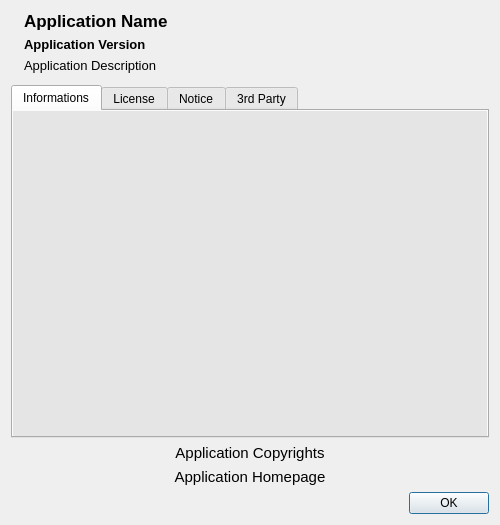
<?xml version="1.0" encoding="UTF-8"?>
<ui version="4.0">
 <class>UIAbout</class>
 <widget class="QDialog" name="UIAbout">
  <property name="geometry">
   <rect>
    <x>0</x>
    <y>0</y>
    <width>500</width>
    <height>525</height>
   </rect>
  </property>
  <property name="minimumSize">
   <size>
    <width>500</width>
    <height>525</height>
   </size>
  </property>
  <property name="maximumSize">
   <size>
    <width>500</width>
    <height>525</height>
   </size>
  </property>
  <property name="windowTitle">
   <string>About...</string>
  </property>
  <layout class="QVBoxLayout" name="verticalLayout_5">
   <item>
    <layout class="QGridLayout" name="gridLayout">
     <item row="0" column="0" rowspan="3">
      <layout class="QVBoxLayout" name="verticalLayout_4">
       <property name="spacing">
        <number>0</number>
       </property>
       <item>
        <widget class="QLabel" name="lIcon">
         <property name="sizePolicy">
          <sizepolicy hsizetype="Maximum" vsizetype="Maximum">
           <horstretch>0</horstretch>
           <verstretch>0</verstretch>
          </sizepolicy>
         </property>
         <property name="maximumSize">
          <size>
           <width>64</width>
           <height>64</height>
          </size>
         </property>
         <property name="pixmap">
          <pixmap resource="../resources/resources.qrc">:/icons/qwbfsmanager.png</pixmap>
         </property>
         <property name="scaledContents">
          <bool>true</bool>
         </property>
        </widget>
       </item>
       <item>
        <spacer name="verticalSpacer">
         <property name="orientation">
          <enum>Qt::Vertical</enum>
         </property>
         <property name="sizeHint" stdset="0">
          <size>
           <width>0</width>
           <height>0</height>
          </size>
         </property>
        </spacer>
       </item>
      </layout>
     </item>
     <item row="0" column="1">
      <widget class="QLabel" name="lName">
       <property name="sizePolicy">
        <sizepolicy hsizetype="Expanding" vsizetype="Maximum">
         <horstretch>0</horstretch>
         <verstretch>0</verstretch>
        </sizepolicy>
       </property>
       <property name="font">
        <font>
         <pointsize>13</pointsize>
         <weight>75</weight>
         <bold>true</bold>
        </font>
       </property>
       <property name="text">
        <string notr="true">Application Name</string>
       </property>
      </widget>
     </item>
     <item row="1" column="1">
      <widget class="QLabel" name="lVersion">
       <property name="sizePolicy">
        <sizepolicy hsizetype="Expanding" vsizetype="Maximum">
         <horstretch>0</horstretch>
         <verstretch>0</verstretch>
        </sizepolicy>
       </property>
       <property name="font">
        <font>
         <pointsize>10</pointsize>
         <weight>75</weight>
         <bold>true</bold>
        </font>
       </property>
       <property name="text">
        <string notr="true">Application Version</string>
       </property>
      </widget>
     </item>
     <item row="2" column="1">
      <widget class="QLabel" name="lDescription">
       <property name="sizePolicy">
        <sizepolicy hsizetype="Expanding" vsizetype="Expanding">
         <horstretch>0</horstretch>
         <verstretch>0</verstretch>
        </sizepolicy>
       </property>
       <property name="font">
        <font>
         <pointsize>10</pointsize>
        </font>
       </property>
       <property name="text">
        <string notr="true">Application Description</string>
       </property>
       <property name="alignment">
        <set>Qt::AlignLeading|Qt::AlignLeft|Qt::AlignTop</set>
       </property>
       <property name="wordWrap">
        <bool>true</bool>
       </property>
      </widget>
     </item>
    </layout>
   </item>
   <item>
    <spacer name="verticalSpacer_2">
     <property name="orientation">
      <enum>Qt::Vertical</enum>
     </property>
     <property name="sizeType">
      <enum>QSizePolicy::Fixed</enum>
     </property>
     <property name="sizeHint" stdset="0">
      <size>
       <width>3</width>
       <height>6</height>
      </size>
     </property>
    </spacer>
   </item>
   <item>
    <widget class="QTabWidget" name="twPages">
     <property name="sizePolicy">
      <sizepolicy hsizetype="Expanding" vsizetype="Expanding">
       <horstretch>0</horstretch>
       <verstretch>1</verstretch>
      </sizepolicy>
     </property>
     <property name="currentIndex">
      <number>0</number>
     </property>
     <widget class="QWidget" name="wSplashScreen">
      <property name="palette">
       <palette>
        <active>
         <colorrole role="Base">
          <brush brushstyle="SolidPattern">
           <color alpha="255">
            <red>255</red>
            <green>255</green>
            <blue>255</blue>
           </color>
          </brush>
         </colorrole>
         <colorrole role="Window">
          <brush brushstyle="SolidPattern">
           <color alpha="255">
            <red>229</red>
            <green>229</green>
            <blue>229</blue>
           </color>
          </brush>
         </colorrole>
        </active>
        <inactive>
         <colorrole role="Base">
          <brush brushstyle="SolidPattern">
           <color alpha="255">
            <red>255</red>
            <green>255</green>
            <blue>255</blue>
           </color>
          </brush>
         </colorrole>
         <colorrole role="Window">
          <brush brushstyle="SolidPattern">
           <color alpha="255">
            <red>229</red>
            <green>229</green>
            <blue>229</blue>
           </color>
          </brush>
         </colorrole>
        </inactive>
        <disabled>
         <colorrole role="Base">
          <brush brushstyle="SolidPattern">
           <color alpha="255">
            <red>229</red>
            <green>229</green>
            <blue>229</blue>
           </color>
          </brush>
         </colorrole>
         <colorrole role="Window">
          <brush brushstyle="SolidPattern">
           <color alpha="255">
            <red>229</red>
            <green>229</green>
            <blue>229</blue>
           </color>
          </brush>
         </colorrole>
        </disabled>
       </palette>
      </property>
      <property name="autoFillBackground">
       <bool>true</bool>
      </property>
      <attribute name="title">
       <string>Informations</string>
      </attribute>
      <layout class="QVBoxLayout" name="verticalLayout">
       <property name="margin">
        <number>0</number>
       </property>
       <item>
        <widget class="QLabel" name="lSplash">
         <property name="pixmap">
          <pixmap resource="../resources/resources.qrc">:/icons/splashscreen.png</pixmap>
         </property>
         <property name="alignment">
          <set>Qt::AlignCenter</set>
         </property>
        </widget>
       </item>
      </layout>
     </widget>
     <widget class="QWidget" name="wLicense">
      <attribute name="title">
       <string>License</string>
      </attribute>
      <layout class="QVBoxLayout" name="verticalLayout_2">
       <property name="margin">
        <number>0</number>
       </property>
       <item>
        <widget class="QPlainTextEdit" name="pteLicense">
         <property name="palette">
          <palette>
           <active>
            <colorrole role="Base">
             <brush brushstyle="SolidPattern">
              <color alpha="0">
               <red>0</red>
               <green>0</green>
               <blue>0</blue>
              </color>
             </brush>
            </colorrole>
           </active>
           <inactive>
            <colorrole role="Base">
             <brush brushstyle="SolidPattern">
              <color alpha="0">
               <red>0</red>
               <green>0</green>
               <blue>0</blue>
              </color>
             </brush>
            </colorrole>
           </inactive>
           <disabled>
            <colorrole role="Base">
             <brush brushstyle="SolidPattern">
              <color alpha="0">
               <red>0</red>
               <green>0</green>
               <blue>0</blue>
              </color>
             </brush>
            </colorrole>
           </disabled>
          </palette>
         </property>
         <property name="font">
          <font>
           <pointsize>10</pointsize>
          </font>
         </property>
         <property name="frameShape">
          <enum>QFrame::NoFrame</enum>
         </property>
         <property name="tabChangesFocus">
          <bool>true</bool>
         </property>
         <property name="undoRedoEnabled">
          <bool>false</bool>
         </property>
         <property name="lineWrapMode">
          <enum>QPlainTextEdit::NoWrap</enum>
         </property>
         <property name="readOnly">
          <bool>true</bool>
         </property>
         <property name="plainText">
          <string>                    GNU GENERAL PUBLIC LICENSE
                       Version 2, June 1991

 Copyright (C) 1989, 1991 Free Software Foundation, Inc.,
 51 Franklin Street, Fifth Floor, Boston, MA 02110-1301 USA
 Everyone is permitted to copy and distribute verbatim copies
 of this license document, but changing it is not allowed.

                            Preamble

  The licenses for most software are designed to take away your
freedom to share and change it.  By contrast, the GNU General Public
License is intended to guarantee your freedom to share and change free
software--to make sure the software is free for all its users.  This
General Public License applies to most of the Free Software
Foundation's software and to any other program whose authors commit to
using it.  (Some other Free Software Foundation software is covered by
the GNU Lesser General Public License instead.)  You can apply it to
your programs, too.

  When we speak of free software, we are referring to freedom, not
price.  Our General Public Licenses are designed to make sure that you
have the freedom to distribute copies of free software (and charge for
this service if you wish), that you receive source code or can get it
if you want it, that you can change the software or use pieces of it
in new free programs; and that you know you can do these things.

  To protect your rights, we need to make restrictions that forbid
anyone to deny you these rights or to ask you to surrender the rights.
These restrictions translate to certain responsibilities for you if you
distribute copies of the software, or if you modify it.

  For example, if you distribute copies of such a program, whether
gratis or for a fee, you must give the recipients all the rights that
you have.  You must make sure that they, too, receive or can get the
source code.  And you must show them these terms so they know their
rights.

  We protect your rights with two steps: (1) copyright the software, and
(2) offer you this license which gives you legal permission to copy,
distribute and/or modify the software.

  Also, for each author's protection and ours, we want to make certain
that everyone understands that there is no warranty for this free
software.  If the software is modified by someone else and passed on, we
want its recipients to know that what they have is not the original, so
that any problems introduced by others will not reflect on the original
authors' reputations.

  Finally, any free program is threatened constantly by software
patents.  We wish to avoid the danger that redistributors of a free
program will individually obtain patent licenses, in effect making the
program proprietary.  To prevent this, we have made it clear that any
patent must be licensed for everyone's free use or not licensed at all.

  The precise terms and conditions for copying, distribution and
modification follow.

                    GNU GENERAL PUBLIC LICENSE
   TERMS AND CONDITIONS FOR COPYING, DISTRIBUTION AND MODIFICATION

  0. This License applies to any program or other work which contains
a notice placed by the copyright holder saying it may be distributed
under the terms of this General Public License.  The &quot;Program&quot;, below,
refers to any such program or work, and a &quot;work based on the Program&quot;
means either the Program or any derivative work under copyright law:
that is to say, a work containing the Program or a portion of it,
either verbatim or with modifications and/or translated into another
language.  (Hereinafter, translation is included without limitation in
the term &quot;modification&quot;.)  Each licensee is addressed as &quot;you&quot;.

Activities other than copying, distribution and modification are not
covered by this License; they are outside its scope.  The act of
running the Program is not restricted, and the output from the Program
is covered only if its contents constitute a work based on the
Program (independent of having been made by running the Program).
Whether that is true depends on what the Program does.

  1. You may copy and distribute verbatim copies of the Program's
source code as you receive it, in any medium, provided that you
conspicuously and appropriately publish on each copy an appropriate
copyright notice and disclaimer of warranty; keep intact all the
notices that refer to this License and to the absence of any warranty;
and give any other recipients of the Program a copy of this License
along with the Program.

You may charge a fee for the physical act of transferring a copy, and
you may at your option offer warranty protection in exchange for a fee.

  2. You may modify your copy or copies of the Program or any portion
of it, thus forming a work based on the Program, and copy and
distribute such modifications or work under the terms of Section 1
above, provided that you also meet all of these conditions:

    a) You must cause the modified files to carry prominent notices
    stating that you changed the files and the date of any change.

    b) You must cause any work that you distribute or publish, that in
    whole or in part contains or is derived from the Program or any
    part thereof, to be licensed as a whole at no charge to all third
    parties under the terms of this License.

    c) If the modified program normally reads commands interactively
    when run, you must cause it, when started running for such
    interactive use in the most ordinary way, to print or display an
    announcement including an appropriate copyright notice and a
    notice that there is no warranty (or else, saying that you provide
    a warranty) and that users may redistribute the program under
    these conditions, and telling the user how to view a copy of this
    License.  (Exception: if the Program itself is interactive but
    does not normally print such an announcement, your work based on
    the Program is not required to print an announcement.)

These requirements apply to the modified work as a whole.  If
identifiable sections of that work are not derived from the Program,
and can be reasonably considered independent and separate works in
themselves, then this License, and its terms, do not apply to those
sections when you distribute them as separate works.  But when you
distribute the same sections as part of a whole which is a work based
on the Program, the distribution of the whole must be on the terms of
this License, whose permissions for other licensees extend to the
entire whole, and thus to each and every part regardless of who wrote it.

Thus, it is not the intent of this section to claim rights or contest
your rights to work written entirely by you; rather, the intent is to
exercise the right to control the distribution of derivative or
collective works based on the Program.

In addition, mere aggregation of another work not based on the Program
with the Program (or with a work based on the Program) on a volume of
a storage or distribution medium does not bring the other work under
the scope of this License.

  3. You may copy and distribute the Program (or a work based on it,
under Section 2) in object code or executable form under the terms of
Sections 1 and 2 above provided that you also do one of the following:

    a) Accompany it with the complete corresponding machine-readable
    source code, which must be distributed under the terms of Sections
    1 and 2 above on a medium customarily used for software interchange; or,

    b) Accompany it with a written offer, valid for at least three
    years, to give any third party, for a charge no more than your
    cost of physically performing source distribution, a complete
    machine-readable copy of the corresponding source code, to be
    distributed under the terms of Sections 1 and 2 above on a medium
    customarily used for software interchange; or,

    c) Accompany it with the information you received as to the offer
    to distribute corresponding source code.  (This alternative is
    allowed only for noncommercial distribution and only if you
    received the program in object code or executable form with such
    an offer, in accord with Subsection b above.)

The source code for a work means the preferred form of the work for
making modifications to it.  For an executable work, complete source
code means all the source code for all modules it contains, plus any
associated interface definition files, plus the scripts used to
control compilation and installation of the executable.  However, as a
special exception, the source code distributed need not include
anything that is normally distributed (in either source or binary
form) with the major components (compiler, kernel, and so on) of the
operating system on which the executable runs, unless that component
itself accompanies the executable.

If distribution of executable or object code is made by offering
access to copy from a designated place, then offering equivalent
access to copy the source code from the same place counts as
distribution of the source code, even though third parties are not
compelled to copy the source along with the object code.

  4. You may not copy, modify, sublicense, or distribute the Program
except as expressly provided under this License.  Any attempt
otherwise to copy, modify, sublicense or distribute the Program is
void, and will automatically terminate your rights under this License.
However, parties who have received copies, or rights, from you under
this License will not have their licenses terminated so long as such
parties remain in full compliance.

  5. You are not required to accept this License, since you have not
signed it.  However, nothing else grants you permission to modify or
distribute the Program or its derivative works.  These actions are
prohibited by law if you do not accept this License.  Therefore, by
modifying or distributing the Program (or any work based on the
Program), you indicate your acceptance of this License to do so, and
all its terms and conditions for copying, distributing or modifying
the Program or works based on it.

  6. Each time you redistribute the Program (or any work based on the
Program), the recipient automatically receives a license from the
original licensor to copy, distribute or modify the Program subject to
these terms and conditions.  You may not impose any further
restrictions on the recipients' exercise of the rights granted herein.
You are not responsible for enforcing compliance by third parties to
this License.

  7. If, as a consequence of a court judgment or allegation of patent
infringement or for any other reason (not limited to patent issues),
conditions are imposed on you (whether by court order, agreement or
otherwise) that contradict the conditions of this License, they do not
excuse you from the conditions of this License.  If you cannot
distribute so as to satisfy simultaneously your obligations under this
License and any other pertinent obligations, then as a consequence you
may not distribute the Program at all.  For example, if a patent
license would not permit royalty-free redistribution of the Program by
all those who receive copies directly or indirectly through you, then
the only way you could satisfy both it and this License would be to
refrain entirely from distribution of the Program.

If any portion of this section is held invalid or unenforceable under
any particular circumstance, the balance of the section is intended to
apply and the section as a whole is intended to apply in other
circumstances.

It is not the purpose of this section to induce you to infringe any
patents or other property right claims or to contest validity of any
such claims; this section has the sole purpose of protecting the
integrity of the free software distribution system, which is
implemented by public license practices.  Many people have made
generous contributions to the wide range of software distributed
through that system in reliance on consistent application of that
system; it is up to the author/donor to decide if he or she is willing
to distribute software through any other system and a licensee cannot
impose that choice.

This section is intended to make thoroughly clear what is believed to
be a consequence of the rest of this License.

  8. If the distribution and/or use of the Program is restricted in
certain countries either by patents or by copyrighted interfaces, the
original copyright holder who places the Program under this License
may add an explicit geographical distribution limitation excluding
those countries, so that distribution is permitted only in or among
countries not thus excluded.  In such case, this License incorporates
the limitation as if written in the body of this License.

  9. The Free Software Foundation may publish revised and/or new versions
of the General Public License from time to time.  Such new versions will
be similar in spirit to the present version, but may differ in detail to
address new problems or concerns.

Each version is given a distinguishing version number.  If the Program
specifies a version number of this License which applies to it and &quot;any
later version&quot;, you have the option of following the terms and conditions
either of that version or of any later version published by the Free
Software Foundation.  If the Program does not specify a version number of
this License, you may choose any version ever published by the Free Software
Foundation.

  10. If you wish to incorporate parts of the Program into other free
programs whose distribution conditions are different, write to the author
to ask for permission.  For software which is copyrighted by the Free
Software Foundation, write to the Free Software Foundation; we sometimes
make exceptions for this.  Our decision will be guided by the two goals
of preserving the free status of all derivatives of our free software and
of promoting the sharing and reuse of software generally.

                            NO WARRANTY

  11. BECAUSE THE PROGRAM IS LICENSED FREE OF CHARGE, THERE IS NO WARRANTY
FOR THE PROGRAM, TO THE EXTENT PERMITTED BY APPLICABLE LAW.  EXCEPT WHEN
OTHERWISE STATED IN WRITING THE COPYRIGHT HOLDERS AND/OR OTHER PARTIES
PROVIDE THE PROGRAM &quot;AS IS&quot; WITHOUT WARRANTY OF ANY KIND, EITHER EXPRESSED
OR IMPLIED, INCLUDING, BUT NOT LIMITED TO, THE IMPLIED WARRANTIES OF
MERCHANTABILITY AND FITNESS FOR A PARTICULAR PURPOSE.  THE ENTIRE RISK AS
TO THE QUALITY AND PERFORMANCE OF THE PROGRAM IS WITH YOU.  SHOULD THE
PROGRAM PROVE DEFECTIVE, YOU ASSUME THE COST OF ALL NECESSARY SERVICING,
REPAIR OR CORRECTION.

  12. IN NO EVENT UNLESS REQUIRED BY APPLICABLE LAW OR AGREED TO IN WRITING
WILL ANY COPYRIGHT HOLDER, OR ANY OTHER PARTY WHO MAY MODIFY AND/OR
REDISTRIBUTE THE PROGRAM AS PERMITTED ABOVE, BE LIABLE TO YOU FOR DAMAGES,
INCLUDING ANY GENERAL, SPECIAL, INCIDENTAL OR CONSEQUENTIAL DAMAGES ARISING
OUT OF THE USE OR INABILITY TO USE THE PROGRAM (INCLUDING BUT NOT LIMITED
TO LOSS OF DATA OR DATA BEING RENDERED INACCURATE OR LOSSES SUSTAINED BY
YOU OR THIRD PARTIES OR A FAILURE OF THE PROGRAM TO OPERATE WITH ANY OTHER
PROGRAMS), EVEN IF SUCH HOLDER OR OTHER PARTY HAS BEEN ADVISED OF THE
POSSIBILITY OF SUCH DAMAGES.

                     END OF TERMS AND CONDITIONS

            How to Apply These Terms to Your New Programs

  If you develop a new program, and you want it to be of the greatest
possible use to the public, the best way to achieve this is to make it
free software which everyone can redistribute and change under these terms.

  To do so, attach the following notices to the program.  It is safest
to attach them to the start of each source file to most effectively
convey the exclusion of warranty; and each file should have at least
the &quot;copyright&quot; line and a pointer to where the full notice is found.

    &lt;one line to give the program's name and a brief idea of what it does.&gt;
    Copyright (C) &lt;year&gt;  &lt;name of author&gt;

    This program is free software; you can redistribute it and/or modify
    it under the terms of the GNU General Public License as published by
    the Free Software Foundation; either version 2 of the License, or
    (at your option) any later version.

    This program is distributed in the hope that it will be useful,
    but WITHOUT ANY WARRANTY; without even the implied warranty of
    MERCHANTABILITY or FITNESS FOR A PARTICULAR PURPOSE.  See the
    GNU General Public License for more details.

    You should have received a copy of the GNU General Public License along
    with this program; if not, write to the Free Software Foundation, Inc.,
    51 Franklin Street, Fifth Floor, Boston, MA 02110-1301 USA.

Also add information on how to contact you by electronic and paper mail.

If the program is interactive, make it output a short notice like this
when it starts in an interactive mode:

    Gnomovision version 69, Copyright (C) year name of author
    Gnomovision comes with ABSOLUTELY NO WARRANTY; for details type `show w'.
    This is free software, and you are welcome to redistribute it
    under certain conditions; type `show c' for details.

The hypothetical commands `show w' and `show c' should show the appropriate
parts of the General Public License.  Of course, the commands you use may
be called something other than `show w' and `show c'; they could even be
mouse-clicks or menu items--whatever suits your program.

You should also get your employer (if you work as a programmer) or your
school, if any, to sign a &quot;copyright disclaimer&quot; for the program, if
necessary.  Here is a sample; alter the names:

  Yoyodyne, Inc., hereby disclaims all copyright interest in the program
  `Gnomovision' (which makes passes at compilers) written by James Hacker.

  &lt;signature of Ty Coon&gt;, 1 April 1989
  Ty Coon, President of Vice

This General Public License does not permit incorporating your program into
proprietary programs.  If your program is a subroutine library, you may
consider it more useful to permit linking proprietary applications with the
library.  If this is what you want to do, use the GNU Lesser General
Public License instead of this License.
</string>
         </property>
         <property name="tabStopDistance">
          <number>40</number>
         </property>
         <property name="textInteractionFlags">
          <set>Qt::LinksAccessibleByMouse|Qt::TextSelectableByMouse</set>
         </property>
        </widget>
       </item>
      </layout>
     </widget>
     <widget class="QWidget" name="wWarning">
      <attribute name="title">
       <string>Notice</string>
      </attribute>
      <layout class="QVBoxLayout" name="verticalLayout_3">
       <property name="margin">
        <number>0</number>
       </property>
       <item>
        <widget class="QLabel" name="lWarning">
         <property name="palette">
          <palette>
           <active>
            <colorrole role="WindowText">
             <brush brushstyle="SolidPattern">
              <color alpha="255">
               <red>255</red>
               <green>0</green>
               <blue>0</blue>
              </color>
             </brush>
            </colorrole>
           </active>
           <inactive>
            <colorrole role="WindowText">
             <brush brushstyle="SolidPattern">
              <color alpha="255">
               <red>255</red>
               <green>0</green>
               <blue>0</blue>
              </color>
             </brush>
            </colorrole>
           </inactive>
           <disabled>
            <colorrole role="WindowText">
             <brush brushstyle="SolidPattern">
              <color alpha="255">
               <red>69</red>
               <green>69</green>
               <blue>69</blue>
              </color>
             </brush>
            </colorrole>
           </disabled>
          </palette>
         </property>
         <property name="font">
          <font>
           <pointsize>10</pointsize>
           <weight>75</weight>
           <bold>true</bold>
          </font>
         </property>
         <property name="text">
          <string>I DO NOT TAKE ANY RESPONSIBILITY FOR ANY DAMAGE TO YOUR WII CONSOLE BECAUSE OF IMPROPER USAGE OF THIS SOFTWARE.</string>
         </property>
         <property name="alignment">
          <set>Qt::AlignCenter</set>
         </property>
         <property name="wordWrap">
          <bool>true</bool>
         </property>
         <property name="textInteractionFlags">
          <set>Qt::LinksAccessibleByMouse|Qt::TextSelectableByMouse</set>
         </property>
        </widget>
       </item>
      </layout>
     </widget>
     <widget class="QWidget" name="wThirdParty">
      <attribute name="title">
       <string>3rd Party</string>
      </attribute>
      <layout class="QVBoxLayout" name="verticalLayout_6">
       <property name="margin">
        <number>0</number>
       </property>
       <item>
        <widget class="QScrollArea" name="saThirdParty">
         <property name="frameShape">
          <enum>QFrame::NoFrame</enum>
         </property>
         <property name="frameShadow">
          <enum>QFrame::Plain</enum>
         </property>
         <property name="widgetResizable">
          <bool>true</bool>
         </property>
         <widget class="QWidget" name="saThirdPartyContents">
          <property name="geometry">
           <rect>
            <x>0</x>
            <y>0</y>
            <width>470</width>
            <height>296</height>
           </rect>
          </property>
          <layout class="QVBoxLayout" name="verticalLayout_7">
           <property name="margin">
            <number>0</number>
           </property>
           <item>
            <widget class="QLabel" name="lThirdParty">
             <property name="palette">
              <palette>
               <active>
                <colorrole role="Base">
                 <brush brushstyle="SolidPattern">
                  <color alpha="0">
                   <red>0</red>
                   <green>0</green>
                   <blue>0</blue>
                  </color>
                 </brush>
                </colorrole>
               </active>
               <inactive>
                <colorrole role="Base">
                 <brush brushstyle="SolidPattern">
                  <color alpha="0">
                   <red>0</red>
                   <green>0</green>
                   <blue>0</blue>
                  </color>
                 </brush>
                </colorrole>
               </inactive>
               <disabled>
                <colorrole role="Base">
                 <brush brushstyle="SolidPattern">
                  <color alpha="255">
                   <red>212</red>
                   <green>208</green>
                   <blue>200</blue>
                  </color>
                 </brush>
                </colorrole>
               </disabled>
              </palette>
             </property>
             <property name="font">
              <font>
               <pointsize>12</pointsize>
              </font>
             </property>
             <property name="text">
              <string notr="true">&lt;!DOCTYPE HTML PUBLIC &quot;-//W3C//DTD HTML 4.0//EN&quot; &quot;http://www.w3.org/TR/REC-html40/strict.dtd&quot;&gt;
&lt;html&gt;&lt;head&gt;&lt;meta name=&quot;qrichtext&quot; content=&quot;1&quot; /&gt;&lt;style type=&quot;text/css&quot;&gt;
p, li { white-space: pre-wrap; }
&lt;/style&gt;&lt;/head&gt;&lt;body&gt;
&lt;p style=&quot; margin-top:0px; margin-bottom:0px; margin-left:0px; margin-right:0px; -qt-block-indent:0; text-indent:0px;&quot;&gt;&lt;span style=&quot; font-family:'Arial'; font-weight:600; text-decoration: underline;&quot;&gt;Unmodified/modified third party resources&lt;/span&gt;&lt;/p&gt;
&lt;p style=&quot;-qt-paragraph-type:empty; margin-top:0px; margin-bottom:0px; margin-left:0px; margin-right:0px; -qt-block-indent:0; text-indent:0px; font-family:'Arial';&quot;&gt;&lt;/p&gt;
&lt;p style=&quot; margin-top:0px; margin-bottom:0px; margin-left:0px; margin-right:0px; -qt-block-indent:0; text-indent:0px;&quot;&gt;&lt;a href=&quot;https://github.com/letzzar/qwbfsmanager&quot;&gt;&lt;span style=&quot; font-family:'Arial'; font-weight:600; text-decoration: underline; color:#0057ae;&quot;&gt;Qt 6 port&lt;/span&gt;&lt;/a&gt;&lt;span style=&quot; font-family:'Arial';&quot;&gt; - Qt 6 / CMake port, native Apple Silicon build and refreshed interface (version 1.3.0).&lt;/span&gt;&lt;/p&gt;
&lt;p style=&quot; margin-top:0px; margin-bottom:0px; margin-left:0px; margin-right:0px; -qt-block-indent:0; text-indent:0px;&quot;&gt;&lt;span style=&quot; font-family:'Arial';&quot;&gt;© 2026 letzzar and Claude (Anthropic).&lt;/span&gt;&lt;/p&gt;
&lt;p style=&quot;-qt-paragraph-type:empty; margin-top:0px; margin-bottom:0px; margin-left:0px; margin-right:0px; -qt-block-indent:0; text-indent:0px; font-family:'Arial';&quot;&gt;&lt;/p&gt;
&lt;p style=&quot; margin-top:0px; margin-bottom:0px; margin-left:0px; margin-right:0px; -qt-block-indent:0; text-indent:0px;&quot;&gt;&lt;a href=&quot;https://github.com/pasnox/qwbfsmanager&quot;&gt;&lt;span style=&quot; font-family:'Arial'; font-weight:600; text-decoration: underline; color:#0057ae;&quot;&gt;QWBFS Manager (original project)&lt;/span&gt;&lt;/a&gt;&lt;span style=&quot; font-family:'Arial';&quot;&gt; - This application is a Qt 6 port of the original QWBFS Manager, GPL v2.&lt;/span&gt;&lt;/p&gt;
&lt;p style=&quot; margin-top:0px; margin-bottom:0px; margin-left:0px; margin-right:0px; -qt-block-indent:0; text-indent:0px;&quot;&gt;&lt;span style=&quot; font-family:'Arial';&quot;&gt;© 2010-2016 Filipe Azevedo (pasnox).&lt;/span&gt;&lt;/p&gt;
&lt;p style=&quot;-qt-paragraph-type:empty; margin-top:0px; margin-bottom:0px; margin-left:0px; margin-right:0px; -qt-block-indent:0; text-indent:0px; font-family:'Arial';&quot;&gt;&lt;/p&gt;
&lt;p style=&quot; margin-top:0px; margin-bottom:0px; margin-left:0px; margin-right:0px; -qt-block-indent:0; text-indent:0px;&quot;&gt;&lt;a href=&quot;https://lucide.dev&quot;&gt;&lt;span style=&quot; font-family:'Arial'; font-weight:600; text-decoration: underline; color:#0057ae;&quot;&gt;Lucide&lt;/span&gt;&lt;/a&gt;&lt;span style=&quot; font-family:'Arial';&quot;&gt; - Interface icons, ISC license.&lt;/span&gt;&lt;/p&gt;
&lt;p style=&quot; margin-top:0px; margin-bottom:0px; margin-left:0px; margin-right:0px; -qt-block-indent:0; text-indent:0px;&quot;&gt;&lt;span style=&quot; font-family:'Arial';&quot;&gt;© Lucide Contributors, portions © Cole Bemis (Feather, MIT).&lt;/span&gt;&lt;/p&gt;
&lt;p style=&quot;-qt-paragraph-type:empty; margin-top:0px; margin-bottom:0px; margin-left:0px; margin-right:0px; -qt-block-indent:0; text-indent:0px; font-family:'Arial';&quot;&gt;&lt;/p&gt;
&lt;p style=&quot; margin-top:0px; margin-bottom:0px; margin-left:0px; margin-right:0px; -qt-block-indent:0; text-indent:0px;&quot;&gt;&lt;a href=&quot;https://github.com/kwiirk/wbfs&quot;&gt;&lt;span style=&quot; font-family:'Arial'; font-weight:600; text-decoration: underline; color:#0057ae;&quot;&gt;libwbfs&lt;/span&gt;&lt;/a&gt;&lt;span style=&quot; font-family:'Arial';&quot;&gt; - The Wii Backup File System library.&lt;/span&gt;&lt;/p&gt;
&lt;p style=&quot; margin-top:0px; margin-bottom:0px; margin-left:0px; margin-right:0px; -qt-block-indent:0; text-indent:0px;&quot;&gt;&lt;span style=&quot; font-family:'Arial';&quot;&gt;© 2009 kwiirk.&lt;/span&gt;&lt;/p&gt;
&lt;p style=&quot;-qt-paragraph-type:empty; margin-top:0px; margin-bottom:0px; margin-left:0px; margin-right:0px; -qt-block-indent:0; text-indent:0px; font-family:'Arial';&quot;&gt;&lt;/p&gt;
&lt;p style=&quot; margin-top:0px; margin-bottom:0px; margin-left:0px; margin-right:0px; -qt-block-indent:0; text-indent:0px;&quot;&gt;&lt;a href=&quot;http://pictureflow.googlecode.com&quot;&gt;&lt;span style=&quot; font-family:'Arial'; font-weight:600; text-decoration: underline; color:#0057ae;&quot;&gt;PictureFlow&lt;/span&gt;&lt;/a&gt;&lt;span style=&quot; font-family:'Arial';&quot;&gt; - Animated image show widget (coverflow like widget).&lt;/span&gt;&lt;/p&gt;
&lt;p style=&quot; margin-top:0px; margin-bottom:0px; margin-left:0px; margin-right:0px; -qt-block-indent:0; text-indent:0px;&quot;&gt;&lt;span style=&quot; font-family:'Arial';&quot;&gt;© 2009 Ariya Hidayat (ariya@kde.org).&lt;/span&gt;&lt;/p&gt;
&lt;p style=&quot;-qt-paragraph-type:empty; margin-top:0px; margin-bottom:0px; margin-left:0px; margin-right:0px; -qt-block-indent:0; text-indent:0px; font-family:'Arial';&quot;&gt;&lt;/p&gt;
&lt;p style=&quot; margin-top:0px; margin-bottom:0px; margin-left:0px; margin-right:0px; -qt-block-indent:0; text-indent:0px;&quot;&gt;&lt;a href=&quot;http://wiitdb.com&quot;&gt;&lt;span style=&quot; font-family:'Arial'; font-weight:600; text-decoration: underline; color:#0057ae;&quot;&gt;WiiTDB&lt;/span&gt;&lt;/a&gt;&lt;span style=&quot; font-family:'Arial';&quot;&gt; - Nintendo Wii games database.&lt;/span&gt;&lt;/p&gt;
&lt;p style=&quot; margin-top:0px; margin-bottom:0px; margin-left:0px; margin-right:0px; -qt-block-indent:0; text-indent:0px;&quot;&gt;&lt;span style=&quot; font-family:'Arial';&quot;&gt;© 2009-2014 WiiTDB.&lt;/span&gt;&lt;/p&gt;
&lt;p style=&quot;-qt-paragraph-type:empty; margin-top:0px; margin-bottom:0px; margin-left:0px; margin-right:0px; -qt-block-indent:0; text-indent:0px; font-family:'Arial';&quot;&gt;&lt;/p&gt;
&lt;p style=&quot; margin-top:0px; margin-bottom:0px; margin-left:0px; margin-right:0px; -qt-block-indent:0; text-indent:0px;&quot;&gt;&lt;a href=&quot;http://bettercodes.org/projects/fresh&quot;&gt;&lt;span style=&quot; font-family:'Arial'; font-weight:600; text-decoration: underline; color:#0057ae;&quot;&gt;libfresh&lt;/span&gt;&lt;/a&gt;&lt;span style=&quot; font-family:'Arial';&quot;&gt; - A Qt 4 extension library providing new widgets/objects.&lt;/span&gt;&lt;/p&gt;
&lt;p style=&quot; margin-top:0px; margin-bottom:0px; margin-left:0px; margin-right:0px; -qt-block-indent:0; text-indent:0px;&quot;&gt;&lt;span style=&quot; font-family:'Arial';&quot;&gt;© 2005-2014 Filipe Azevedo (pasnox@gmail.com).&lt;/span&gt;&lt;/p&gt;
&lt;p style=&quot;-qt-paragraph-type:empty; margin-top:0px; margin-bottom:0px; margin-left:0px; margin-right:0px; -qt-block-indent:0; text-indent:0px; font-family:'Arial';&quot;&gt;&lt;/p&gt;
&lt;p style=&quot; margin-top:0px; margin-bottom:0px; margin-left:0px; margin-right:0px; -qt-block-indent:0; text-indent:0px;&quot;&gt;&lt;a href=&quot;http://code.google.com/u/nagy.franto&quot;&gt;&lt;span style=&quot; font-family:'Arial'; font-weight:600; text-decoration: underline; color:#0057ae;&quot;&gt;Splash Screen&lt;/span&gt;&lt;/a&gt;&lt;span style=&quot; font-family:'Arial';&quot;&gt; - Version 1.2.0&lt;/span&gt;&lt;/p&gt;
&lt;p style=&quot; margin-top:0px; margin-bottom:0px; margin-left:0px; margin-right:0px; -qt-block-indent:0; text-indent:0px;&quot;&gt;&lt;span style=&quot; font-family:'Arial';&quot;&gt;© Nagy Franto.&lt;/span&gt;&lt;/p&gt;
&lt;p style=&quot;-qt-paragraph-type:empty; margin-top:0px; margin-bottom:0px; margin-left:0px; margin-right:0px; -qt-block-indent:0; text-indent:0px; font-family:'Arial';&quot;&gt;&lt;/p&gt;
&lt;p style=&quot; margin-top:0px; margin-bottom:0px; margin-left:0px; margin-right:0px; -qt-block-indent:0; text-indent:0px;&quot;&gt;&lt;a href=&quot;mailto:exilys@hotmail.fr&quot;&gt;&lt;span style=&quot; font-family:'Arial'; font-weight:600; text-decoration: underline; color:#0057ae;&quot;&gt;Application Icon&lt;/span&gt;&lt;/a&gt;&lt;span style=&quot; font-family:'Arial';&quot;&gt; - Version 1.2.0&lt;/span&gt;&lt;/p&gt;
&lt;p style=&quot; margin-top:0px; margin-bottom:0px; margin-left:0px; margin-right:0px; -qt-block-indent:0; text-indent:0px;&quot;&gt;&lt;span style=&quot; font-family:'Arial';&quot;&gt;© Jean-Baptiste Vasseur (exilys@hotmail.fr)&lt;/span&gt;&lt;/p&gt;&lt;/body&gt;&lt;/html&gt;</string>
             </property>
             <property name="alignment">
              <set>Qt::AlignCenter</set>
             </property>
             <property name="wordWrap">
              <bool>true</bool>
             </property>
             <property name="openExternalLinks">
              <bool>true</bool>
             </property>
             <property name="textInteractionFlags">
              <set>Qt::LinksAccessibleByMouse|Qt::TextSelectableByMouse</set>
             </property>
            </widget>
           </item>
          </layout>
         </widget>
        </widget>
       </item>
      </layout>
     </widget>
    </widget>
   </item>
   <item>
    <widget class="QLabel" name="lCopyrights">
     <property name="font">
      <font>
       <pointsize>11</pointsize>
      </font>
     </property>
     <property name="text">
      <string notr="true">Application Copyrights</string>
     </property>
     <property name="alignment">
      <set>Qt::AlignCenter</set>
     </property>
    </widget>
   </item>
   <item>
    <widget class="QLabel" name="lDomain">
     <property name="font">
      <font>
       <pointsize>11</pointsize>
      </font>
     </property>
     <property name="text">
      <string notr="true">Application Homepage</string>
     </property>
     <property name="alignment">
      <set>Qt::AlignCenter</set>
     </property>
     <property name="openExternalLinks">
      <bool>true</bool>
     </property>
    </widget>
   </item>
   <item>
    <widget class="QDialogButtonBox" name="dbbButtons">
     <property name="standardButtons">
      <set>QDialogButtonBox::Ok</set>
     </property>
    </widget>
   </item>
  </layout>
 </widget>
 <resources>
  <include location="../resources/resources.qrc"/>
 </resources>
 <connections>
  <connection>
   <sender>dbbButtons</sender>
   <signal>accepted()</signal>
   <receiver>UIAbout</receiver>
   <slot>accept()</slot>
   <hints>
    <hint type="sourcelabel">
     <x>369</x>
     <y>458</y>
    </hint>
    <hint type="destinationlabel">
     <x>358</x>
     <y>617</y>
    </hint>
   </hints>
  </connection>
 </connections>
</ui>
